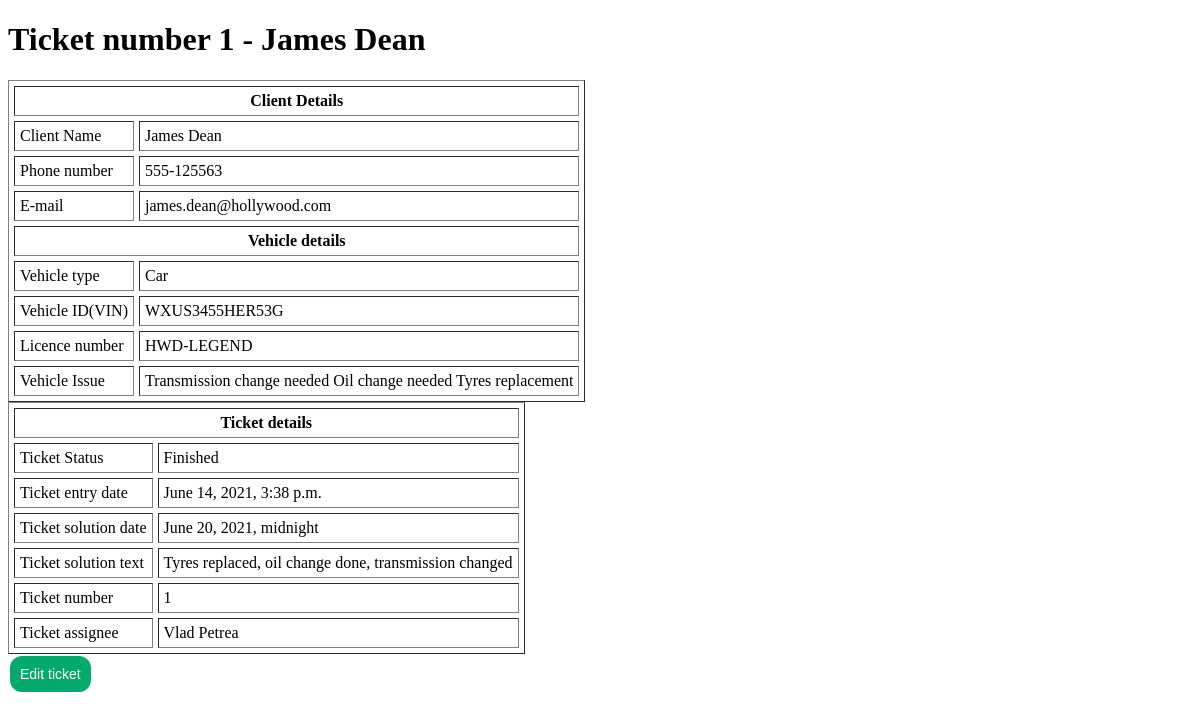
The page /ticket/1/ on the database its author committed.
### ticket/models.py (models this page shows, shortened)
class Ticket(models.Model):
    vehicle_types = (('Car', 'Car'), ('Motorcycle', 'Motorcycle'), ('Truck', 'Truck'))
    ticket_statuses = (('New', 'New'), ('Ongoing', 'Ongoing'), ('Finished', 'Finished'))
    client_name = models.CharField(max_length=100)
    client_phone = models.CharField(max_length=14)
    client_email = models.EmailField(max_length=100)
    vehicle_type = models.CharField(max_length=20, choices=vehicle_types, default='Car')
    vehicle_ID = models.CharField(max_length=17)
    vehicle_licence_number = models.CharField(max_length=12)
    vehicle_issue_text = models.TextField()
    ticket_status = models.CharField(max_length=10, choices=ticket_statuses, default='New')
    ticket_entry_date = models.DateTimeField(default=timezone.now)
    ticket_solution_date = models.DateTimeField(null=True, blank=True)
    ticket_solution_text = models.TextField(null=True, blank=True)
    ticket_number = models.AutoField(primary_key=True)
    ticket_assignee = models.CharField(max_length=100)

### ticket/views.py (the view)
# urls.py: path('<int:ticket_number>/', views.detail, name='detail'),
def detail(request, ticket_number):
    ticket = get_object_or_404(Ticket, pk=ticket_number)
    return render(request, 'ticket/detail.html', {'ticket': ticket})

### ticket/templates/ticket/detail.html (shortened to what this page needs)
<!DOCTYPE html>
<html lang="en">
<head>
</head>
<body>
    <h1>Ticket number {{ ticket.ticket_number }} - {{ ticket.client_name }}</h1>
    <table border = "1" cellpadding = "5", cellspacing = "5">
        <thead>
            <tr>
                <th colspan = "2">Client Details</th>
            </tr>
        </thead>
            <tr>
                <td>Client Name</td>
                <td>{{ticket.client_name}}</td>
            </tr>
            <tr>
                <td>Phone number</td>
                <td>{{ ticket.client_phone }}</td>
            </tr>
            <tr>
                <td>E-mail</td>
                <td>{{ ticket.client_email }}</td>
            </tr>
        <thead>
            <tr>
                <th colspan = "2">Vehicle details</th>
            </tr>
        </thead>
            <tr>
                <td>Vehicle type</td>
                <td>{{ticket.vehicle_type}}</td>
            </tr>
            <tr>
                <td>Vehicle ID(VIN)</a></td>
                <td>{{ ticket.vehicle_ID }}</td>
            </tr>
            <tr>
                <td>Licence number</td>
                <td>{{ticket.vehicle_licence_number}}</td>
            </tr>
            <tr>
                <td>Vehicle Issue</td>
                <td>{{ticket.vehicle_issue_text}}</td>
            </tr>
    </table>
    <table border = "1" cellpadding = "5", cellspacing = "5">
             <thead>
                <tr>
                    <th colspan = "2">Ticket details</th>
                </tr>
            </thead>
                <tr>
                    <td>Ticket Status</td>
                    <td>{{ticket.ticket_status}}</td>
                </tr>
                <tr>
                    <td>Ticket entry date</td>
                    <td>{{ticket.ticket_entry_date}}</td>
                </tr>
                <tr>
                    <td>Ticket solution date</td>
                    <td>{{ticket.ticket_solution_date}}</td>
                </tr>
                <tr>
                    <td>Ticket solution text</td>
                    <td>{{ticket.ticket_solution_text}}</td>
                </tr>
                        <tr>
                    <td>Ticket number</td>
                    <td>{{ticket.ticket_number}}</td>
                </tr>
                <tr>
                    <td>Ticket assignee</td>
                    <td>{{ticket.ticket_assignee}}</td>
                </tr>
        </table>
            <a href='editticket/'>
                <button class="button button4">Edit ticket</button>
            </a>
    </body>
</html>

### ticket/templates/ticket/detail.html (style rules this page uses)
.button { background-color: #04AA6D; border: none; color: white; padding: 10px; text-align: center; text-decoration: none; display: inline-block; font-size: 14px; margin: 2px 2px; cursor: pointer; }
.button4 { border-radius: 12px; }

### rows shown on the page
Ticket: ticket_number "1", client_name "James Dean", client_phone "555-125563", client_email "james.dean@hollywood.com", vehicle_type "Car", vehicle_ID "WXUS3455HER53G", vehicle_licence_number "HWD-LEGEND", vehicle_issue_text "Transmission change needed Oil change needed Tyres replacement", ticket_status "Finished", ticket_entry_date "June 14, 2021, 3:38 p.m.", ticket_solution_date "June 20, 2021, midnight", ticket_solution_text "Tyres replaced, oil change done, transmission changed", ticket_assignee "Vlad Petrea"
